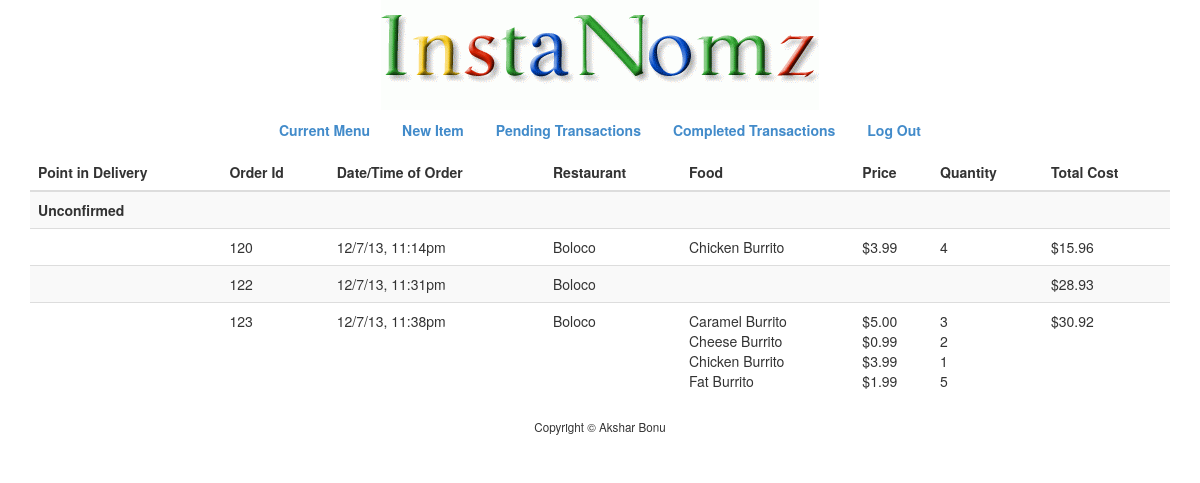
Page /pending_transactions_company.php (signed in) on the committed database.
### tables this page shows
CREATE TABLE IF NOT EXISTS `pending_order` (
  `foods` mediumtext NOT NULL,
  `cost` decimal(65,2) NOT NULL,
  `id_restaurant` int(10) NOT NULL,
  `id_user` int(10) NOT NULL,
  `username` varchar(255) NOT NULL,
  `name` varchar(255) NOT NULL,
  `email` varchar(255) NOT NULL,
  `mobilenumber` varchar(255) NOT NULL,
  `dorm` varchar(255) NOT NULL,
  `datetime` timestamp NOT NULL DEFAULT CURRENT_TIMESTAMP ON UPDATE CURRENT_TIMESTAMP,
  `id` int(10) NOT NULL AUTO_INCREMENT,
  `status` int(10) NOT NULL,
  `name_restaurant` varchar(255) NOT NULL,
  PRIMARY KEY (`id`)
);

### public/pending_transactions_company.php (called while the page is built, shortened)
<?php
    $orders = query("SELECT * FROM pending_order WHERE id_restaurant = ?", $_SESSION["id_company"]);
    $unconfirmed = array();
    $at_company = array();
    $enroute = array();
    foreach ($orders as $order)
    {
        if ($order["status"] == 0)
        {
            $unconfirmed[] = $order;
        }
    }
    $transactions = array(0 => $unconfirmed, 1 => $at_company, 2 => $enroute);
    render("pending_transactions_form_company.php", ["transactions" => $transactions, "title" => "Current Menu"], 2);
?>

### templates/pending_transactions_form_company.php (the view, shortened to what this page needs)
<ul class="nav nav-pills">
    <li><a href="index_company.php"><strong>Current Menu</strong></a></li>
    <li><a href="new_item_company.php"><strong>New Item</strong></a></li>
    <li><a href="pending_transactions_company.php"><strong>Pending Transactions</strong></a></li>
    <li><a href="completed_transactions_company.php"><strong>Completed Transactions</strong></a></li>
    <li><a href="logout_company.php"><strong>Log Out</strong></a></li>
</ul>
<table class="table table-striped">
    <thead>
        <tr>
            <th>Point in Delivery</th>
            <th>Order Id</th>
            <th>Date/Time of Order</th>
            <th>Restaurant</th>
            <th>Food</th>
            <th>Price</th>
            <th>Quantity</th>
            <th>Total Cost</th>
        </tr>
    </thead>
    <tbody>
    <?php
        foreach($transactions as $key => $type)
        {
            if (!empty($type))
            {
                switch ($key)
                {
                    case 0:
                        printf("<tr><th colspan='8'><b>Unconfirmed</b></th></tr>");
                        break;
                }
                foreach ($type as $item)
                {
                    $foods = unserialize($item["foods"]);
                    printf("<tr><td></td>");
                    printf("<td>%s</td>", htmlspecialchars($item["id"]));
                    printf("<td>%s</td>", date("n/j/y, g:ia", strtotime($item["datetime"])));
                    printf("<td>%s</td>", htmlspecialchars($item["name_restaurant"]));
                    printf("<td>");
                    foreach ($foods["food"] as $food)
                    {
                        printf("%s<br/>", htmlspecialchars($food));
                    }
                    printf("</td>");
                    printf("<td>");
                    foreach ($foods["price"] as $price)
                    {
                        printf("$%s<br/>", number_format($price, 2));
                    }
                    printf("</td>");
                    printf("<td>");
                    foreach ($foods["quantity"] as $quantity)
                    {
                        printf("%s<br/>", number_format($quantity, 0));
                    }
                    printf("</td>");
                    printf("<td>$%s</td>", number_format($item["cost"], 2));
                    printf("</tr>");
                }
            }
        }
    ?>
    </tbody>
</table>

### public/css/styles.css (style rules this page uses)
#middle td { text-align: left; }
#middle .nav { display: inline-block; }

### rows in the picture
pending_order: id "120", datetime "12/7/13, 11:14pm", name_restaurant "Boloco", foods "Chicken Burrito", foods "3.99", foods "4", cost "15.96"
pending_order: id "122", datetime "12/7/13, 11:31pm", name_restaurant "Boloco", cost "28.93"
pending_order: id "123", datetime "12/7/13, 11:38pm", name_restaurant "Boloco", foods "Caramel Burrito", foods "Cheese Burrito", foods "Chicken Burrito", foods "Fat Burrito", foods "5.00", foods "0.99", foods "3.99", foods "1.99", foods "3", foods "2", foods "1", foods "5", cost "30.92"
